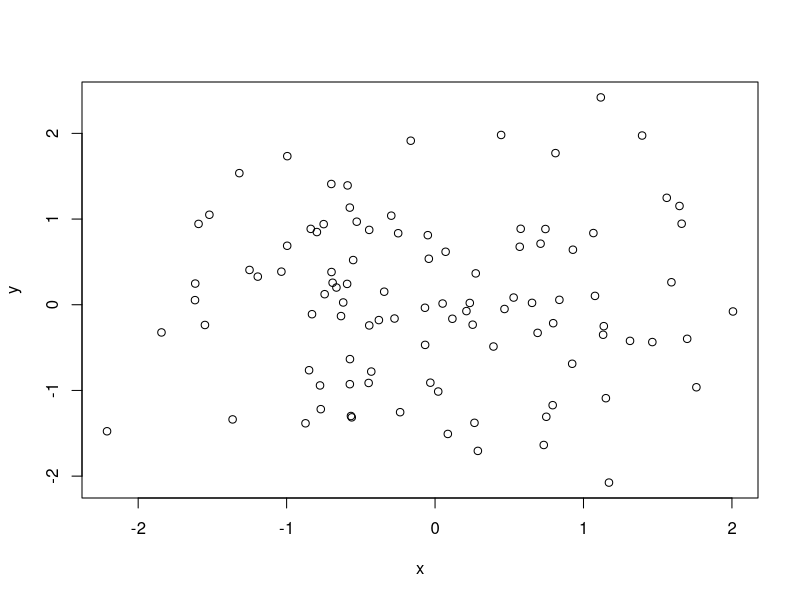

Source code (R):
## ---- chunk 1
knitr::opts_chunk$set(echo = TRUE)
## ---- chunk 2
x = rnorm(100)
y = rnorm(100)
plot(x,y)
